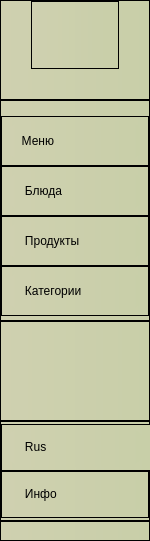
        <widget class="QCustomSlideMenu" name="side_menu" native="true">
         <property name="sizePolicy">
          <sizepolicy hsizetype="Fixed" vsizetype="Maximum">
           <horstretch>0</horstretch>
           <verstretch>0</verstretch>
          </sizepolicy>
         </property>
         <property name="minimumSize">
          <size>
           <width>0</width>
           <height>0</height>
          </size>
         </property>
         <property name="maximumSize">
          <size>
           <width>150</width>
           <height>616316</height>
          </size>
         </property>
         <property name="sizeIncrement">
          <size>
           <width>0</width>
           <height>10</height>
          </size>
         </property>
         <property name="styleSheet">
          <string notr="true">background-color:qlineargradient(spread:pad, x1:0, y1:0, x2:1, y2:0, stop:0 rgba(207, 208, 176, 255), stop:1 rgba(200, 207, 168, 255));
</string>
         </property>
         <layout class="QVBoxLayout" name="verticalLayout_2">
          <property name="spacing">
           <number>0</number>
          </property>
          <property name="leftMargin">
           <number>0</number>
          </property>
          <property name="topMargin">
           <number>0</number>
          </property>
          <property name="rightMargin">
           <number>0</number>
          </property>
          <property name="bottomMargin">
           <number>0</number>
          </property>
          <item>
           <widget class="QFrame" name="frame_27">
            <property name="sizePolicy">
             <sizepolicy hsizetype="Fixed" vsizetype="Expanding">
              <horstretch>0</horstretch>
              <verstretch>150</verstretch>
             </sizepolicy>
            </property>
            <property name="minimumSize">
             <size>
              <width>150</width>
              <height>100</height>
             </size>
            </property>
            <property name="maximumSize">
             <size>
              <width>150</width>
              <height>15151515</height>
             </size>
            </property>
            <property name="styleSheet">
             <string notr="true">background-color:qlineargradient(spread:pad, x1:0, y1:0, x2:1, y2:0, stop:0 rgba(207, 208, 176, 255), stop:1 rgba(200, 207, 168, 255));</string>
            </property>
            <property name="frameShape">
             <enum>QFrame::StyledPanel</enum>
            </property>
            <property name="frameShadow">
             <enum>QFrame::Raised</enum>
            </property>
            <layout class="QHBoxLayout" name="horizontalLayout_9">
             <property name="leftMargin">
              <number>30</number>
             </property>
             <property name="topMargin">
              <number>0</number>
             </property>
             <property name="rightMargin">
              <number>30</number>
             </property>
             <property name="bottomMargin">
              <number>30</number>
             </property>
             <item>
              <widget class="QFrame" name="frame_40">
               <property name="styleSheet">
                <string notr="true">image:url(:/icons/icons_images/aperture.svg);</string>
               </property>
               <property name="frameShape">
                <enum>QFrame::StyledPanel</enum>
               </property>
               <property name="frameShadow">
                <enum>QFrame::Raised</enum>
               </property>
              </widget>
             </item>
            </layout>
           </widget>
          </item>
          <item>
           <widget class="QFrame" name="frame_18">
            <property name="sizePolicy">
             <sizepolicy hsizetype="Expanding" vsizetype="Fixed">
              <horstretch>0</horstretch>
              <verstretch>0</verstretch>
             </sizepolicy>
            </property>
            <property name="minimumSize">
             <size>
              <width>150</width>
              <height>0</height>
             </size>
            </property>
            <property name="maximumSize">
             <size>
              <width>150</width>
              <height>230</height>
             </size>
            </property>
            <property name="styleSheet">
             <string notr="true">QFrame{
background-color:qlineargradient(spread:pad, x1:0, y1:0, x2:1, y2:0, stop:0 rgba(207, 208, 176, 255), stop:1 rgba(200, 207, 168, 255));
}
QPushButton{
background-color: transparent;
border: 0px solid black;
border-radius: 8px;
Text-align:left;
padding-left:10px;
font-size: 12px;
}

QPushButton:hover {
    background-color: #D3D6B5;
}
QPushButton:pressed {
    background-color: rgb(224, 0, 0);     
}</string>
            </property>
            <property name="frameShape">
             <enum>QFrame::StyledPanel</enum>
            </property>
            <property name="frameShadow">
             <enum>QFrame::Raised</enum>
            </property>
            <layout class="QVBoxLayout" name="verticalLayout_20">
             <property name="spacing">
              <number>0</number>
             </property>
             <property name="leftMargin">
              <number>0</number>
             </property>
             <property name="topMargin">
              <number>15</number>
             </property>
             <property name="rightMargin">
              <number>0</number>
             </property>
             <property name="bottomMargin">
              <number>4</number>
             </property>
             <item>
              <widget class="QFrame" name="frame_22">
               <property name="sizePolicy">
                <sizepolicy hsizetype="Preferred" vsizetype="Fixed">
                 <horstretch>0</horstretch>
                 <verstretch>0</verstretch>
                </sizepolicy>
               </property>
               <property name="minimumSize">
                <size>
                 <width>14</width>
                 <height>50</height>
                </size>
               </property>
               <property name="maximumSize">
                <size>
                 <width>150</width>
                 <height>16777215</height>
                </size>
               </property>
               <property name="styleSheet">
                <string notr="true">QFrame{
background-color:qlineargradient(spread:pad, x1:0, y1:0, x2:1, y2:0, stop:0 rgba(207, 208, 176, 255), stop:1 rgba(200, 207, 168, 255));
}
QPushButton{
background-color: qlineargradient(spread:pad, x1:0, y1:0, x2:1, y2:0, stop:0 rgba(207, 208, 176, 255), stop:1 rgba(200, 207, 168, 255));
border: 0px solid black;
border-radius: 20px;
Text-align:left;
padding-left:10px;
font-size: 12px;
}

QPushButton:hover {
    background-color: #E1E5C3;
	border-radius: 20px;


}
QPushButton:pressed {
background-color:#FBFFD8;
}</string>
               </property>
               <property name="frameShape">
                <enum>QFrame::StyledPanel</enum>
               </property>
               <property name="frameShadow">
                <enum>QFrame::Raised</enum>
               </property>
               <layout class="QVBoxLayout" name="verticalLayout_21">
                <property name="spacing">
                 <number>0</number>
                </property>
                <property name="leftMargin">
                 <number>3</number>
                </property>
                <property name="topMargin">
                 <number>2</number>
                </property>
                <property name="rightMargin">
                 <number>0</number>
                </property>
                <property name="bottomMargin">
                 <number>2</number>
                </property>
                <item>
                 <widget class="QPushButton" name="pushButton_menu">
                  <property name="sizePolicy">
                   <sizepolicy hsizetype="Expanding" vsizetype="Expanding">
                    <horstretch>0</horstretch>
                    <verstretch>0</verstretch>
                   </sizepolicy>
                  </property>
                  <property name="minimumSize">
                   <size>
                    <width>90</width>
                    <height>35</height>
                   </size>
                  </property>
                  <property name="maximumSize">
                   <size>
                    <width>140</width>
                    <height>40</height>
                   </size>
                  </property>
                  <property name="styleSheet">
                   <string notr="true"/>
                  </property>
                  <property name="text">
                   <string>  Меню</string>
                  </property>
                  <property name="icon">
                   <iconset resource="icons/icons.qrc">
                    <normaloff>:/icons/icons_images/menu.svg</normaloff>:/icons/icons_images/menu.svg</iconset>
                  </property>
                  <property name="iconSize">
                   <size>
                    <width>25</width>
                    <height>25</height>
                   </size>
                  </property>
                 </widget>
                </item>
               </layout>
              </widget>
             </item>
             <item>
              <widget class="QFrame" name="frame_24">
               <property name="sizePolicy">
                <sizepolicy hsizetype="Preferred" vsizetype="Fixed">
                 <horstretch>0</horstretch>
                 <verstretch>0</verstretch>
                </sizepolicy>
               </property>
               <property name="minimumSize">
                <size>
                 <width>140</width>
                 <height>50</height>
                </size>
               </property>
               <property name="maximumSize">
                <size>
                 <width>150</width>
                 <height>16777215</height>
                </size>
               </property>
               <property name="styleSheet">
                <string notr="true">QFrame{
background-color:qlineargradient(spread:pad, x1:0, y1:0, x2:1, y2:0, stop:0 rgba(207, 208, 176, 255), stop:1 rgba(200, 207, 168, 255));
}
QPushButton{
background-color: qlineargradient(spread:pad, x1:0, y1:0, x2:1, y2:0, stop:0 rgba(207, 208, 176, 255), stop:1 rgba(200, 207, 168, 255));
border: 0px solid black;
border-radius: 20px;
Text-align:left;
padding-left:10px;
font-size: 12px;
}

QPushButton:hover {
    background-color: #E1E5C3;
	border-radius: 20px;


}
QPushButton:pressed {
background-color:#FBFFD8;
}

</string>
               </property>
               <property name="frameShape">
                <enum>QFrame::StyledPanel</enum>
               </property>
               <property name="frameShadow">
                <enum>QFrame::Raised</enum>
               </property>
               <layout class="QVBoxLayout" name="verticalLayout_22">
                <property name="spacing">
                 <number>0</number>
                </property>
                <property name="leftMargin">
                 <number>3</number>
                </property>
                <property name="topMargin">
                 <number>2</number>
                </property>
                <property name="rightMargin">
                 <number>0</number>
                </property>
                <property name="bottomMargin">
                 <number>2</number>
                </property>
                <item>
                 <widget class="QPushButton" name="pushButton_dishes">
                  <property name="sizePolicy">
                   <sizepolicy hsizetype="Expanding" vsizetype="Expanding">
                    <horstretch>0</horstretch>
                    <verstretch>0</verstretch>
                   </sizepolicy>
                  </property>
                  <property name="minimumSize">
                   <size>
                    <width>90</width>
                    <height>35</height>
                   </size>
                  </property>
                  <property name="maximumSize">
                   <size>
                    <width>140</width>
                    <height>40</height>
                   </size>
                  </property>
                  <property name="font">
                   <font>
                    <pointsize>-1</pointsize>
                   </font>
                  </property>
                  <property name="styleSheet">
                   <string notr="true"/>
                  </property>
                  <property name="text">
                   <string>   Блюда</string>
                  </property>
                  <property name="icon">
                   <iconset resource="icons/icons.qrc">
                    <normaloff>:/icons/icons_images/dish.svg</normaloff>:/icons/icons_images/dish.svg</iconset>
                  </property>
                  <property name="iconSize">
                   <size>
                    <width>25</width>
                    <height>25</height>
                   </size>
                  </property>
                 </widget>
                </item>
               </layout>
              </widget>
             </item>
             <item>
              <widget class="QFrame" name="frame_25">
               <property name="sizePolicy">
                <sizepolicy hsizetype="Preferred" vsizetype="Fixed">
                 <horstretch>0</horstretch>
                 <verstretch>0</verstretch>
                </sizepolicy>
               </property>
               <property name="minimumSize">
                <size>
                 <width>140</width>
                 <height>50</height>
                </size>
               </property>
               <property name="maximumSize">
                <size>
                 <width>150</width>
                 <height>16777215</height>
                </size>
               </property>
               <property name="styleSheet">
                <string notr="true">QFrame{
background-color:qlineargradient(spread:pad, x1:0, y1:0, x2:1, y2:0, stop:0 rgba(207, 208, 176, 255), stop:1 rgba(200, 207, 168, 255));
}
QPushButton{
background-color: qlineargradient(spread:pad, x1:0, y1:0, x2:1, y2:0, stop:0 rgba(207, 208, 176, 255), stop:1 rgba(200, 207, 168, 255));
border: 0px solid black;
border-radius: 20px;
Text-align:left;
padding-left:10px;
font-size: 12px;
}

QPushButton:hover {
    background-color: #E1E5C3;
	border-radius: 20px;


}
QPushButton:pressed {
background-color:#FBFFD8;
}</string>
               </property>
               <property name="frameShape">
                <enum>QFrame::StyledPanel</enum>
               </property>
               <property name="frameShadow">
                <enum>QFrame::Raised</enum>
               </property>
               <layout class="QVBoxLayout" name="verticalLayout_23">
                <property name="spacing">
                 <number>0</number>
                </property>
                <property name="leftMargin">
                 <number>3</number>
                </property>
                <property name="topMargin">
                 <number>2</number>
                </property>
                <property name="rightMargin">
                 <number>0</number>
                </property>
                <property name="bottomMargin">
                 <number>2</number>
                </property>
                <item>
                 <widget class="QPushButton" name="pushButton_products">
                  <property name="sizePolicy">
                   <sizepolicy hsizetype="Expanding" vsizetype="Expanding">
                    <horstretch>0</horstretch>
                    <verstretch>0</verstretch>
                   </sizepolicy>
                  </property>
                  <property name="minimumSize">
                   <size>
                    <width>90</width>
                    <height>35</height>
                   </size>
                  </property>
                  <property name="maximumSize">
                   <size>
                    <width>140</width>
                    <height>40</height>
                   </size>
                  </property>
                  <property name="styleSheet">
                   <string notr="true"/>
                  </property>
                  <property name="text">
                   <string>   Продукты</string>
                  </property>
                  <property name="icon">
                   <iconset resource="icons/icons.qrc">
                    <normaloff>:/icons/icons_images/milk.svg</normaloff>:/icons/icons_images/milk.svg</iconset>
                  </property>
                  <property name="iconSize">
                   <size>
                    <width>25</width>
                    <height>25</height>
                   </size>
                  </property>
                 </widget>
                </item>
               </layout>
              </widget>
             </item>
             <item>
              <widget class="QFrame" name="frame_26">
               <property name="sizePolicy">
                <sizepolicy hsizetype="Preferred" vsizetype="Fixed">
                 <horstretch>0</horstretch>
                 <verstretch>0</verstretch>
                </sizepolicy>
               </property>
               <property name="minimumSize">
                <size>
                 <width>140</width>
                 <height>50</height>
                </size>
               </property>
               <property name="maximumSize">
                <size>
                 <width>150</width>
                 <height>16777215</height>
                </size>
               </property>
               <property name="styleSheet">
                <string notr="true">QFrame{
background-color:qlineargradient(spread:pad, x1:0, y1:0, x2:1, y2:0, stop:0 rgba(207, 208, 176, 255), stop:1 rgba(200, 207, 168, 255));
}
QPushButton{
background-color: qlineargradient(spread:pad, x1:0, y1:0, x2:1, y2:0, stop:0 rgba(207, 208, 176, 255), stop:1 rgba(200, 207, 168, 255));
border: 0px solid black;
border-radius: 20px;
Text-align:left;
padding-left:10px;
font-size: 12px;
}

QPushButton:hover {
    background-color: #E1E5C3;
	border-radius: 20px;


}
QPushButton:pressed {
background-color:#FBFFD8;
}</string>
               </property>
               <property name="frameShape">
                <enum>QFrame::StyledPanel</enum>
               </property>
               <property name="frameShadow">
                <enum>QFrame::Sunken</enum>
               </property>
               <layout class="QVBoxLayout" name="verticalLayout_24">
                <property name="spacing">
                 <number>0</number>
                </property>
                <property name="leftMargin">
                 <number>3</number>
                </property>
                <property name="topMargin">
                 <number>2</number>
                </property>
                <property name="rightMargin">
                 <number>0</number>
                </property>
                <property name="bottomMargin">
                 <number>2</number>
                </property>
                <item>
                 <widget class="QPushButton" name="pushButton_categories">
                  <property name="sizePolicy">
                   <sizepolicy hsizetype="Expanding" vsizetype="Expanding">
                    <horstretch>0</horstretch>
                    <verstretch>0</verstretch>
                   </sizepolicy>
                  </property>
                  <property name="minimumSize">
                   <size>
                    <width>90</width>
                    <height>35</height>
                   </size>
                  </property>
                  <property name="maximumSize">
                   <size>
                    <width>140</width>
                    <height>40</height>
                   </size>
                  </property>
                  <property name="styleSheet">
                   <string notr="true"/>
                  </property>
                  <property name="text">
                   <string>   Категории</string>
                  </property>
                  <property name="icon">
                   <iconset resource="icons/icons.qrc">
                    <normaloff>:/icons/icons_images/tag.svg</normaloff>:/icons/icons_images/tag.svg</iconset>
                  </property>
                  <property name="iconSize">
                   <size>
                    <width>25</width>
                    <height>25</height>
                   </size>
                  </property>
                 </widget>
                </item>
               </layout>
              </widget>
             </item>
            </layout>
           </widget>
          </item>
          <item>
           <widget class="QFrame" name="frame_5">
            <property name="sizePolicy">
             <sizepolicy hsizetype="Fixed" vsizetype="Expanding">
              <horstretch>0</horstretch>
              <verstretch>150</verstretch>
             </sizepolicy>
            </property>
            <property name="minimumSize">
             <size>
              <width>150</width>
              <height>100</height>
             </size>
            </property>
            <property name="maximumSize">
             <size>
              <width>150</width>
              <height>500</height>
             </size>
            </property>
            <property name="styleSheet">
             <string notr="true">background-color:qlineargradient(spread:pad, x1:0, y1:0, x2:1, y2:0, stop:0 rgba(207, 208, 176, 255), stop:1 rgba(200, 207, 168, 255));</string>
            </property>
            <property name="frameShape">
             <enum>QFrame::StyledPanel</enum>
            </property>
            <property name="frameShadow">
             <enum>QFrame::Raised</enum>
            </property>
           </widget>
          </item>
          <item alignment="Qt::AlignLeft|Qt::AlignVCenter">
           <widget class="QFrame" name="frame_8">
            <property name="sizePolicy">
             <sizepolicy hsizetype="Preferred" vsizetype="Preferred">
              <horstretch>0</horstretch>
              <verstretch>0</verstretch>
             </sizepolicy>
            </property>
            <property name="minimumSize">
             <size>
              <width>0</width>
              <height>100</height>
             </size>
            </property>
            <property name="maximumSize">
             <size>
              <width>150</width>
              <height>16777215</height>
             </size>
            </property>
            <property name="styleSheet">
             <string notr="true">QFrame{
background-color:qlineargradient(spread:pad, x1:0, y1:0, x2:1, y2:0, stop:0 rgba(207, 208, 176, 255), stop:1 rgba(200, 207, 168, 255));
}
QPushButton{
background-color: qlineargradient(spread:pad, x1:0, y1:0, x2:1, y2:0, stop:0 rgba(207, 208, 176, 255), stop:1 rgba(200, 207, 168, 255));
border: 0px solid black;
border-radius: 20px;
Text-align:left;
padding-left:10px;
font-size: 12px;
}

QPushButton:hover {
    background-color: #E1E5C3;
	border-radius: 20px;


}
QPushButton:pressed {
background-color:#FBFFD8;
}</string>
            </property>
            <property name="frameShape">
             <enum>QFrame::StyledPanel</enum>
            </property>
            <property name="frameShadow">
             <enum>QFrame::Raised</enum>
            </property>
            <layout class="QVBoxLayout" name="verticalLayout_4">
             <property name="spacing">
              <number>0</number>
             </property>
             <property name="leftMargin">
              <number>0</number>
             </property>
             <property name="topMargin">
              <number>2</number>
             </property>
             <property name="rightMargin">
              <number>0</number>
             </property>
             <property name="bottomMargin">
              <number>2</number>
             </property>
             <item>
              <widget class="QFrame" name="frame_41">
               <property name="sizePolicy">
                <sizepolicy hsizetype="Minimum" vsizetype="Preferred">
                 <horstretch>0</horstretch>
                 <verstretch>0</verstretch>
                </sizepolicy>
               </property>
               <property name="minimumSize">
                <size>
                 <width>150</width>
                 <height>0</height>
                </size>
               </property>
               <property name="styleSheet">
                <string notr="true">QFrame{
background-color:qlineargradient(spread:pad, x1:0, y1:0, x2:1, y2:0, stop:0 rgba(207, 208, 176, 255), stop:1 rgba(200, 207, 168, 255));
}
QPushButton{
background-color: qlineargradient(spread:pad, x1:0, y1:0, x2:1, y2:0, stop:0 rgba(207, 208, 176, 255), stop:1 rgba(200, 207, 168, 255));
border: 0px solid black;
border-radius: 20px;
Text-align:left;
padding-left:10px;
font-size: 12px;
}

QPushButton:hover {
    background-color: #E1E5C3;
	border-radius: 20px;


}
QPushButton:pressed {
background-color:#FBFFD8;
}</string>
               </property>
               <property name="frameShape">
                <enum>QFrame::StyledPanel</enum>
               </property>
               <property name="frameShadow">
                <enum>QFrame::Raised</enum>
               </property>
               <layout class="QVBoxLayout" name="verticalLayout_17">
                <property name="leftMargin">
                 <number>3</number>
                </property>
                <property name="topMargin">
                 <number>2</number>
                </property>
                <property name="rightMargin">
                 <number>0</number>
                </property>
                <property name="bottomMargin">
                 <number>2</number>
                </property>
                <item>
                 <widget class="QPushButton" name="pushButton_info_3">
                  <property name="sizePolicy">
                   <sizepolicy hsizetype="Expanding" vsizetype="Preferred">
                    <horstretch>0</horstretch>
                    <verstretch>0</verstretch>
                   </sizepolicy>
                  </property>
                  <property name="minimumSize">
                   <size>
                    <width>90</width>
                    <height>35</height>
                   </size>
                  </property>
                  <property name="maximumSize">
                   <size>
                    <width>140</width>
                    <height>40</height>
                   </size>
                  </property>
                  <property name="layoutDirection">
                   <enum>Qt::LeftToRight</enum>
                  </property>
                  <property name="styleSheet">
                   <string notr="true"/>
                  </property>
                  <property name="text">
                   <string>   Rus</string>
                  </property>
                  <property name="icon">
                   <iconset resource="icons/icons.qrc">
                    <normaloff>:/icons/icons_images/globe.svg</normaloff>:/icons/icons_images/globe.svg</iconset>
                  </property>
                  <property name="iconSize">
                   <size>
                    <width>25</width>
                    <height>25</height>
                   </size>
                  </property>
                 </widget>
                </item>
               </layout>
              </widget>
             </item>
             <item>
              <widget class="QFrame" name="frame_7">
               <property name="styleSheet">
                <string notr="true">QFrame{
background-color:qlineargradient(spread:pad, x1:0, y1:0, x2:1, y2:0, stop:0 rgba(207, 208, 176, 255), stop:1 rgba(200, 207, 168, 255));
}
QPushButton{
background-color: qlineargradient(spread:pad, x1:0, y1:0, x2:1, y2:0, stop:0 rgba(207, 208, 176, 255), stop:1 rgba(200, 207, 168, 255));
border: 0px solid black;
border-radius: 20px;
Text-align:left;
padding-left:10px;
font-size: 12px;
}

QPushButton:hover {
    background-color: #E1E5C3;
	border-radius: 20px;


}
QPushButton:pressed {
background-color:#FBFFD8;
}</string>
               </property>
               <property name="frameShape">
                <enum>QFrame::StyledPanel</enum>
               </property>
               <property name="frameShadow">
                <enum>QFrame::Raised</enum>
               </property>
               <layout class="QVBoxLayout" name="verticalLayout_15">
                <property name="leftMargin">
                 <number>3</number>
                </property>
                <property name="topMargin">
                 <number>2</number>
                </property>
                <property name="rightMargin">
                 <number>0</number>
                </property>
                <property name="bottomMargin">
                 <number>2</number>
                </property>
                <item>
                 <widget class="QPushButton" name="pushButton_info">
                  <property name="sizePolicy">
                   <sizepolicy hsizetype="Expanding" vsizetype="Preferred">
                    <horstretch>0</horstretch>
                    <verstretch>0</verstretch>
                   </sizepolicy>
                  </property>
                  <property name="minimumSize">
                   <size>
                    <width>90</width>
                    <height>35</height>
                   </size>
                  </property>
                  <property name="maximumSize">
                   <size>
                    <width>140</width>
                    <height>40</height>
                   </size>
                  </property>
                  <property name="layoutDirection">
                   <enum>Qt::LeftToRight</enum>
                  </property>
                  <property name="styleSheet">
                   <string notr="true"/>
                  </property>
                  <property name="text">
                   <string>   Инфо</string>
                  </property>
                  <property name="icon">
                   <iconset resource="icons/icons.qrc">
                    <normaloff>:/icons/icons_images/info.svg</normaloff>:/icons/icons_images/info.svg</iconset>
                  </property>
                  <property name="iconSize">
                   <size>
                    <width>25</width>
                    <height>25</height>
                   </size>
                  </property>
                 </widget>
                </item>
               </layout>
              </widget>
             </item>
            </layout>
           </widget>
          </item>
          <item alignment="Qt::AlignLeft|Qt::AlignBottom">
           <widget class="QFrame" name="frame">
            <property name="sizePolicy">
             <sizepolicy hsizetype="Preferred" vsizetype="Fixed">
              <horstretch>0</horstretch>
              <verstretch>0</verstretch>
             </sizepolicy>
            </property>
            <property name="minimumSize">
             <size>
              <width>150</width>
              <height>20</height>
             </size>
            </property>
            <property name="maximumSize">
             <size>
              <width>150</width>
              <height>16777215</height>
             </size>
            </property>
            <property name="styleSheet">
             <string notr="true">background-color:qlineargradient(spread:pad, x1:0, y1:0, x2:1, y2:0, stop:0 rgba(207, 208, 176, 255), stop:1 rgba(200, 207, 168, 255));</string>
            </property>
            <property name="frameShape">
             <enum>QFrame::StyledPanel</enum>
            </property>
            <property name="frameShadow">
             <enum>QFrame::Raised</enum>
            </property>
           </widget>
          </item>
         </layout>
        </widget>
